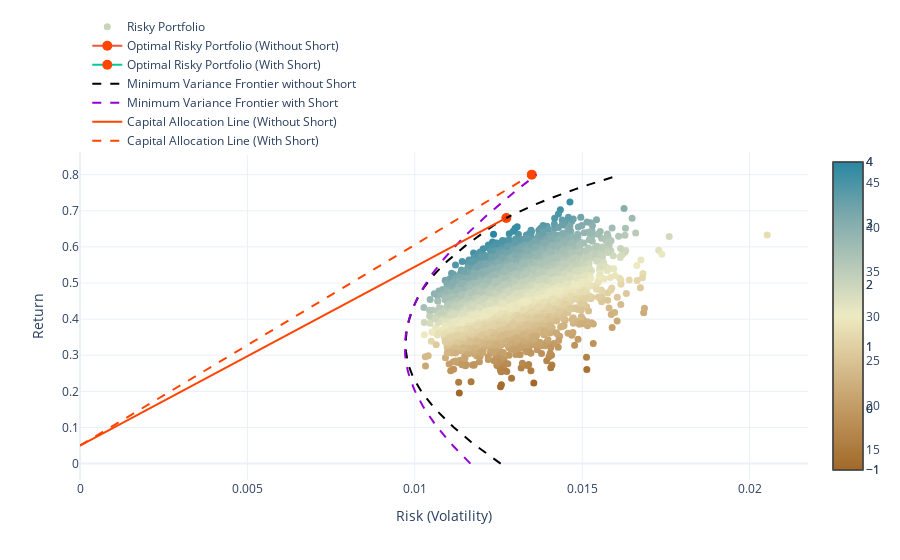

The notebook cell this image was saved under:
### Code cell
#-- Plot the risk vs. return of randomly generated portfolios
#- Convert the list from before into an array for easy plotting
mean_variance_pairs = np.array(mean_variance_pairs)
risk_free_rate=0.05 #-- Include risk free rate here for sharpe ratio

#-- Create Plot
import plotly.graph_objects as go
import plotly.offline as py
data1 = go.Scatter(x=mean_variance_pairs[:,1]**0.5, 
                   y=mean_variance_pairs[:,0], 
                   #- Add color scale for sharpe ratio   
                   marker=dict(color=(mean_variance_pairs[:,0]-risk_free_rate)/(mean_variance_pairs[:,1]**0.5), 
                                  showscale=True, 
                                  size=7,
#                                  line=dict(width=1),
                                  colorscale="earth"#,
 #                                 colorbar=dict(title="Sharpe<br>Ratio")
                                 ), 
                   mode='markers',
                   name="Risky Portfolio")

data2 = go.Scatter(x=[0.012733],
                   y=[0.68],
                   marker=dict(color=['orangered'],
                              showscale=True,
                              size=10),
                   name="Optimal Risky Portfolio (Without Short)")

data3 = go.Scatter(x=[0.013493],
                   y=[0.8],
                   marker=dict(color=['orangered'],
                              showscale=True,
                              size=10),
                   name="Optimal Risky Portfolio (With Short)")

#- Add title/labels
layout = dict(template='plotly_white',
                  xaxis=dict(title='Risk (Volatility)'),
                  yaxis=dict(title='Return'),
                  #title='Minimal Variance Frontier of Growth Stocks - China',
                  legend=dict(yanchor="bottom", xanchor="left", y=0.99, x=0.01))
#                  coloraxis_colorbar=dict(title="Sharpe Ratio"))

frontier = go.Scatter(x=risk,
                      y=ret,
                      mode="lines",
                      line=dict(color='black',
                                dash='dash'),
                      name="Minimum Variance Frontier without Short")

frontier2 = go.Scatter(x=risk2,
                       y=ret2,
                       mode="lines",
                       line=dict(color='darkviolet',
                                dash='dash'),
                       name="Minimum Variance Frontier with Short")

CAL = go.Scatter(x=[0, 0.012733],
                 y=[0.05, 0.68],
                 line=dict(color='orangered',
                           dash='solid'),
                 mode='lines',
                 name='Capital Allocation Line (Without Short)')

CAL2 = go.Scatter(x=[0, 0.013493],
                 y=[0.05, 0.8],
                 line=dict(color='orangered',
                           dash='dash'),
                 mode='lines',
                 name='Capital Allocation Line (With Short)')

fig=go.Figure(data=[data1,data2, data3,frontier, frontier2, CAL, CAL2],layout=layout)
py.iplot(fig)

### Figure 1 — Plotly figure (JSON) as saved in the notebook; plotly's stock layout.template omitted (floating-point values rounded to 4 significant figures; data arrays with more than 128 entries replaced by an {"elided": "..."} marker saying what was removed)
{"data": [{"marker": {"color": {"elided": "5000 float values"}, "colorscale": [[0, "rgb(161, 105, 40)"], [0.1667, "rgb(189, 146, 90)"], [0.3333, "rgb(214, 189, 141)"], [0.5, "rgb(237, 234, 194)"], [0.6667, "rgb(181, 200, 184)"], [0.8333, "rgb(121, 167, 172)"], [1, "rgb(40, 135, 161)"]], "showscale": true, "size": 7}, "mode": "markers", "name": "Risky Portfolio", "type": "scatter", "x": {"elided": "5000 float values"}, "y": {"elided": "5000 float values"}}, {"marker": {"color": ["orangered"], "showscale": true, "size": 10}, "name": "Optimal Risky Portfolio (Without Short)", "type": "scatter", "x": [0.01273], "y": [0.68]}, {"marker": {"color": ["orangered"], "showscale": true, "size": 10}, "name": "Optimal Risky Portfolio (With Short)", "type": "scatter", "x": [0.01349], "y": [0.8]}, {"line": {"color": "black", "dash": "dash"}, "mode": "lines", "name": "Minimum Variance Frontier without Short", "type": "scatter", "x": [0.01256, 0.01241, 0.01225, 0.0121, 0.01196, 0.01182, 0.01168, 0.01155, 0.01142, 0.01129, 0.01117, 0.01105, 0.01094, 0.01083, 0.01072, 0.01062, 0.01053, 0.01044, 0.01035, 0.01027, 0.01019, 0.01012, 0.01006, 0.01, 0.009947, 0.009899, 0.009857, 0.009821, 0.00979, 0.009766, 0.009748, 0.009736, 0.00973, 0.009728, 0.009731, 0.009738, 0.009749, 0.009764, 0.009784, 0.009808, 0.009836, 0.009868, 0.009904, 0.009945, 0.009989, 0.01004, 0.01009, 0.01015, 0.01021, 0.01029, 0.01037, 0.01045, 0.01054, 0.01064, 0.01074, 0.01085, 0.01096, 0.01108, 0.01121, 0.01134, 0.01147, 0.01161, 0.01175, 0.0119, 0.01205, 0.01221, 0.01237, 0.01254, 0.01273, 0.01294, 0.01317, 0.01341, 0.01366, 0.01393, 0.01421, 0.0145, 0.0148, 0.01511, 0.01544, 0.01579, 0.01614], "y": [0, 0.01, 0.02, 0.03, 0.04, 0.05, 0.06, 0.07, 0.08, 0.09, 0.1, 0.11, 0.12, 0.13, 0.14, 0.15, 0.16, 0.17, 0.18, 0.19, 0.2, 0.21, 0.22, 0.23, 0.24, 0.25, 0.26, 0.27, 0.28, 0.29, 0.3, 0.31, 0.32, 0.33, 0.34, 0.35, 0.36, 0.37, 0.38, 0.39, 0.4, 0.41, 0.42, 0.43, 0.44, 0.45, 0.46, 0.47, 0.48, 0.49, 0.5, 0.51, 0.52, 0.53, 0.54, 0.55, 0.56, 0.57, 0.58, 0.59, 0.6, 0.61, 0.62, 0.63, 0.64, 0.65, 0.66, 0.67, 0.68, 0.69, 0.7, 0.71, 0.72, 0.73, 0.74, 0.75, 0.76, 0.77, 0.78, 0.79, 0.8]}, {"line": {"color": "darkviolet", "dash": "dash"}, "mode": "lines", "name": "Minimum Variance Frontier with Short", "type": "scatter", "x": [0.01166, 0.01155, 0.01144, 0.01134, 0.01123, 0.01114, 0.01104, 0.01094, 0.01085, 0.01076, 0.01068, 0.0106, 0.01052, 0.01044, 0.01037, 0.0103, 0.01023, 0.01017, 0.01011, 0.01006, 0.01001, 0.009961, 0.009918, 0.009878, 0.009842, 0.009811, 0.009783, 0.009759, 0.00974, 0.009724, 0.009713, 0.009706, 0.009702, 0.009704, 0.009709, 0.009718, 0.009732, 0.009749, 0.009771, 0.009796, 0.009826, 0.00986, 0.009898, 0.009939, 0.009985, 0.01003, 0.01009, 0.01014, 0.0102, 0.01027, 0.01034, 0.01041, 0.01048, 0.01056, 0.01064, 0.01072, 0.01081, 0.0109, 0.01099, 0.01109, 0.01119, 0.01129, 0.01139, 0.0115, 0.01161, 0.01172, 0.01183, 0.01195, 0.01206, 0.01218, 0.01231, 0.01243, 0.01256, 0.01269, 0.01282, 0.01295, 0.01308, 0.01322, 0.01335, 0.01349, 0.01363], "y": [0, 0.01, 0.02, 0.03, 0.04, 0.05, 0.06, 0.07, 0.08, 0.09, 0.1, 0.11, 0.12, 0.13, 0.14, 0.15, 0.16, 0.17, 0.18, 0.19, 0.2, 0.21, 0.22, 0.23, 0.24, 0.25, 0.26, 0.27, 0.28, 0.29, 0.3, 0.31, 0.32, 0.33, 0.34, 0.35, 0.36, 0.37, 0.38, 0.39, 0.4, 0.41, 0.42, 0.43, 0.44, 0.45, 0.46, 0.47, 0.48, 0.49, 0.5, 0.51, 0.52, 0.53, 0.54, 0.55, 0.56, 0.57, 0.58, 0.59, 0.6, 0.61, 0.62, 0.63, 0.64, 0.65, 0.66, 0.67, 0.68, 0.69, 0.7, 0.71, 0.72, 0.73, 0.74, 0.75, 0.76, 0.77, 0.78, 0.79, 0.8]}, {"line": {"color": "orangered", "dash": "solid"}, "mode": "lines", "name": "Capital Allocation Line (Without Short)", "type": "scatter", "x": [0, 0.01273], "y": [0.05, 0.68]}, {"line": {"color": "orangered", "dash": "dash"}, "mode": "lines", "name": "Capital Allocation Line (With Short)", "type": "scatter", "x": [0, 0.01349], "y": [0.05, 0.8]}], "layout": {"legend": {"x": 0.01, "xanchor": "left", "y": 0.99, "yanchor": "bottom"}, "xaxis": {"title": {"text": "Risk (Volatility)"}}, "yaxis": {"title": {"text": "Return"}}}}
